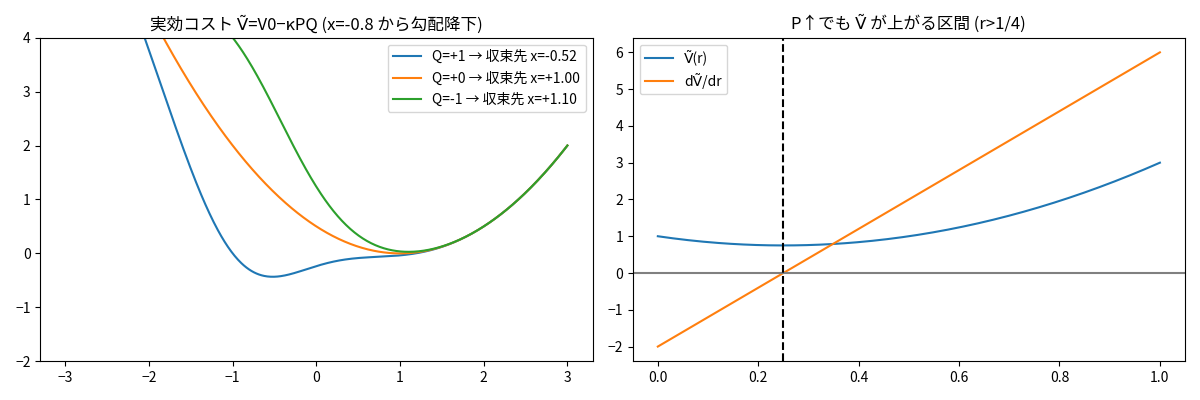

The script that drew this image:
"""
定理4 (苫米地臨場感加重定理) のトイ例  ※数値シミュレーション。証明ではない
-----------------------------------------------------------------------------
原文: Ṽ = V0 − κ P Q (P∈[0,1] 臨場感, Q∈[-1,1] 価値符号)。点ごとに ∂Ṽ/∂P = −κQ。
      Q>0 なら臨場感を上げると実効コストが下がり、Q<0 なら上がる。
      ※ 介入変数 r が P と Q を同時に動かすなら dṼ/dr = −κ(Q dP/dr + P dQ/dr) で、
        総変化の符号には追加条件が要る(原文「証明」末尾)。

(A) 1次元地形: V0 は x=+1 に最小。x=-1 に臨場感の山 P(x)=exp(-(x+1)^2)。
    Q=+1 なら -1 側の谷が深まり、Q=-1 なら山(障壁)になる。勾配降下の行き先が変わる。
(B) 介入 r: P(r)=r, Q(r)=1−2r。P は増えているのに、r>1/4 では Ṽ が"上がる"。

Lean 対応: Tomabechi/Examples/Theorem4_PresenceWeight.lean
  証明範囲: ∂Ṽ/∂P=-κQ、介入時の符号反転(r>1/4)。Q=±1 の臨界点 (Q=+1: (-0.6,-0.4)、Q=-1: (1,1.5) に一意)、
  初期値 x=-0.8 から出る連続時間の勾配流の大域存在・谷の入口への有限時間到達・谷内の指数減衰 (距離と
  ポテンシャル差)。Q=+1 は閾値 0 の TCZ へ有限時間で入り以後出ず、Q=-1 は閾値 0 の TCZ が空。Q=0 は厳密な閉形式流。
  証明していないもの: Euler 離散軌道・図中の収束先の近似値 (-0.52, +1.10)、他の初期値の挙動、
  一般の非凸ポテンシャルに対する補題0の条件の導出。
"""
# %% 準備
import numpy as np
import matplotlib.pyplot as plt
import logging; logging.getLogger("matplotlib.font_manager").setLevel(logging.ERROR)  # フォント警告を抑制
try:
    import japanize_matplotlib  # Colab: !pip -q install japanize-matplotlib
except Exception:
    plt.rcParams["font.family"] = ["Noto Sans CJK JP", "IPAexGothic", "sans-serif"]

kappa = 2.0
V0 = lambda x: 0.5 * (x - 1)**2
P = lambda x: np.exp(-(x + 1)**2)
Vt = lambda x, Q: V0(x) - kappa * P(x) * Q
dVt = lambda x, Q, h=1e-5: (Vt(x + h, Q) - Vt(x - h, Q)) / (2 * h)

def descend(x, Q, lr=0.05, n=3000):
    for _ in range(n): x -= lr * dVt(x, Q)
    return x

xs = np.linspace(-3, 3, 600)
ends = {Q: descend(-0.8, Q) for Q in (+1, 0, -1)}

# %% (B) 介入 r
r = np.linspace(0, 1, 200)
Vr = 1.0 - kappa * r * (1 - 2 * r)           # V0 を定数1とした実効コスト
dVr = -kappa * ((1 - 2 * r) * 1 + r * (-2))   # −κ(Q dP/dr + P dQ/dr)

# %% 可視化
fig, ax = plt.subplots(1, 2, figsize=(12, 4))
for Q in (+1, 0, -1): ax[0].plot(xs, Vt(xs, Q), label=f"Q={Q:+d} → 収束先 x={ends[Q]:+.2f}")
ax[0].set_title("実効コスト Ṽ=V0−κPQ (x=-0.8 から勾配降下)"); ax[0].legend(); ax[0].set_ylim(-2, 4)
ax[1].plot(r, Vr, label="Ṽ(r)"); ax[1].plot(r, dVr, label="dṼ/dr"); ax[1].axhline(0, c="gray")
ax[1].axvline(0.25, ls="--", c="k"); ax[1].set_title("P↑でも Ṽ が上がる区間 (r>1/4)"); ax[1].legend()
plt.tight_layout(); plt.show()

# %% 数値確認
print({Q: round(float(v), 3) for Q, v in ends.items()})
assert ends[+1] < 0 < ends[-1]                 # Q の符号で行き先が変わる
assert (dVr[r > 0.3] > 0).all() and (dVr[r < 0.2] < 0).all()
